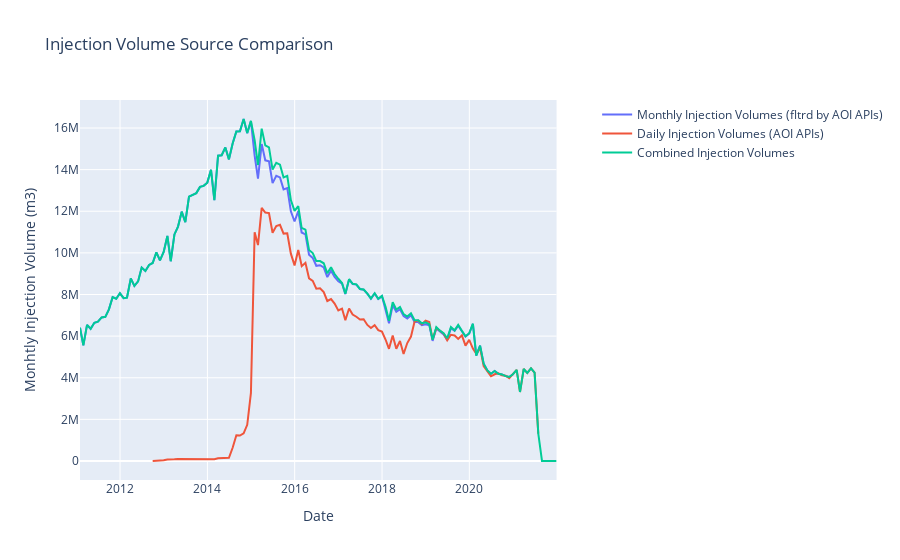

Notebook code for this chart:
### Code cell
fig = make_subplots(specs=[[{"secondary_y": True}]])


# Add traces

# fig.add_trace(
#     go.Scatter(x=injection_df.date, y=injection_df.monthly_volume_m3,
#                     mode='lines',
#                     name='Monthly Injection Volumes (fltrd "Arbuckle")'),
#     secondary_y=False,)

fig.add_trace(
    go.Scatter(x=df_filtered_monthly_reduced.date, y=df_filtered_monthly_reduced.monthly_volume_m3,
                    mode='lines',
                    name='Monthly Injection Volumes (fltrd by AOI APIs)'),
    secondary_y=False,)

fig.add_trace(
    go.Scatter(x=daily_df.index, y=daily_df.monthly_volume_m3,
                    mode='lines',
                    name='Daily Injection Volumes (AOI APIs)'),
    secondary_y=False,)

fig.add_trace(
    go.Scatter(x=injection_df_high.date, y=injection_df_high.monthly_volume_m3,
                    mode='lines',
                    name='Combined Injection Volumes'),
    secondary_y=False,)

# fig.add_trace(
#     go.Scatter(x=injection_df2.date, y=injection_df2.monthly_volume_m3,
#                     mode='lines',
#                     name='Combined Injection Volumes (Low)'),
#     secondary_y=False,)

# Add figure title
fig.update_layout(
    title_text="Injection Volume Source Comparison"
)

# Set x-axis title
fig.update_xaxes(title_text="Date")

# Set y-axes titles
fig.update_yaxes(title_text="Monhtly Injection Volume (m3)", secondary_y=False)


fig.show()
